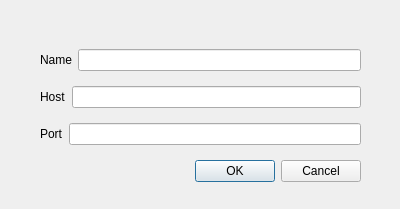
<?xml version="1.0" encoding="UTF-8"?>
<ui version="4.0">
 <class>AddHostsManulDialog</class>
 <widget class="QDialog" name="AddHostsManulDialog">
  <property name="geometry">
   <rect>
    <x>0</x>
    <y>0</y>
    <width>400</width>
    <height>209</height>
   </rect>
  </property>
  <property name="windowTitle">
   <string>Dialog</string>
  </property>
  <widget class="QWidget" name="">
   <property name="geometry">
    <rect>
     <x>40</x>
     <y>40</y>
     <width>321</width>
     <height>151</height>
    </rect>
   </property>
   <layout class="QVBoxLayout" name="verticalLayout">
    <item>
     <layout class="QHBoxLayout" name="horizontalLayout">
      <item>
       <widget class="QLabel" name="label">
        <property name="text">
         <string>Name</string>
        </property>
       </widget>
      </item>
      <item>
       <widget class="QLineEdit" name="deviceNameLineEdit"/>
      </item>
     </layout>
    </item>
    <item>
     <layout class="QHBoxLayout" name="horizontalLayout_2">
      <item>
       <widget class="QLabel" name="label_2">
        <property name="text">
         <string>Host</string>
        </property>
       </widget>
      </item>
      <item>
       <widget class="QLineEdit" name="hostLineEdit"/>
      </item>
     </layout>
    </item>
    <item>
     <layout class="QHBoxLayout" name="horizontalLayout_3">
      <item>
       <widget class="QLabel" name="label_3">
        <property name="text">
         <string>Port</string>
        </property>
       </widget>
      </item>
      <item>
       <widget class="QLineEdit" name="portLineEdit"/>
      </item>
     </layout>
    </item>
    <item>
     <widget class="QDialogButtonBox" name="buttonBox">
      <property name="orientation">
       <enum>Qt::Horizontal</enum>
      </property>
      <property name="standardButtons">
       <set>QDialogButtonBox::Cancel|QDialogButtonBox::Ok</set>
      </property>
     </widget>
    </item>
   </layout>
  </widget>
 </widget>
 <tabstops>
  <tabstop>deviceNameLineEdit</tabstop>
  <tabstop>hostLineEdit</tabstop>
  <tabstop>portLineEdit</tabstop>
 </tabstops>
 <resources/>
 <connections>
  <connection>
   <sender>buttonBox</sender>
   <signal>accepted()</signal>
   <receiver>AddHostsManulDialog</receiver>
   <slot>accept()</slot>
   <hints>
    <hint type="sourcelabel">
     <x>248</x>
     <y>254</y>
    </hint>
    <hint type="destinationlabel">
     <x>157</x>
     <y>274</y>
    </hint>
   </hints>
  </connection>
  <connection>
   <sender>buttonBox</sender>
   <signal>rejected()</signal>
   <receiver>AddHostsManulDialog</receiver>
   <slot>reject()</slot>
   <hints>
    <hint type="sourcelabel">
     <x>316</x>
     <y>260</y>
    </hint>
    <hint type="destinationlabel">
     <x>286</x>
     <y>274</y>
    </hint>
   </hints>
  </connection>
 </connections>
</ui>
